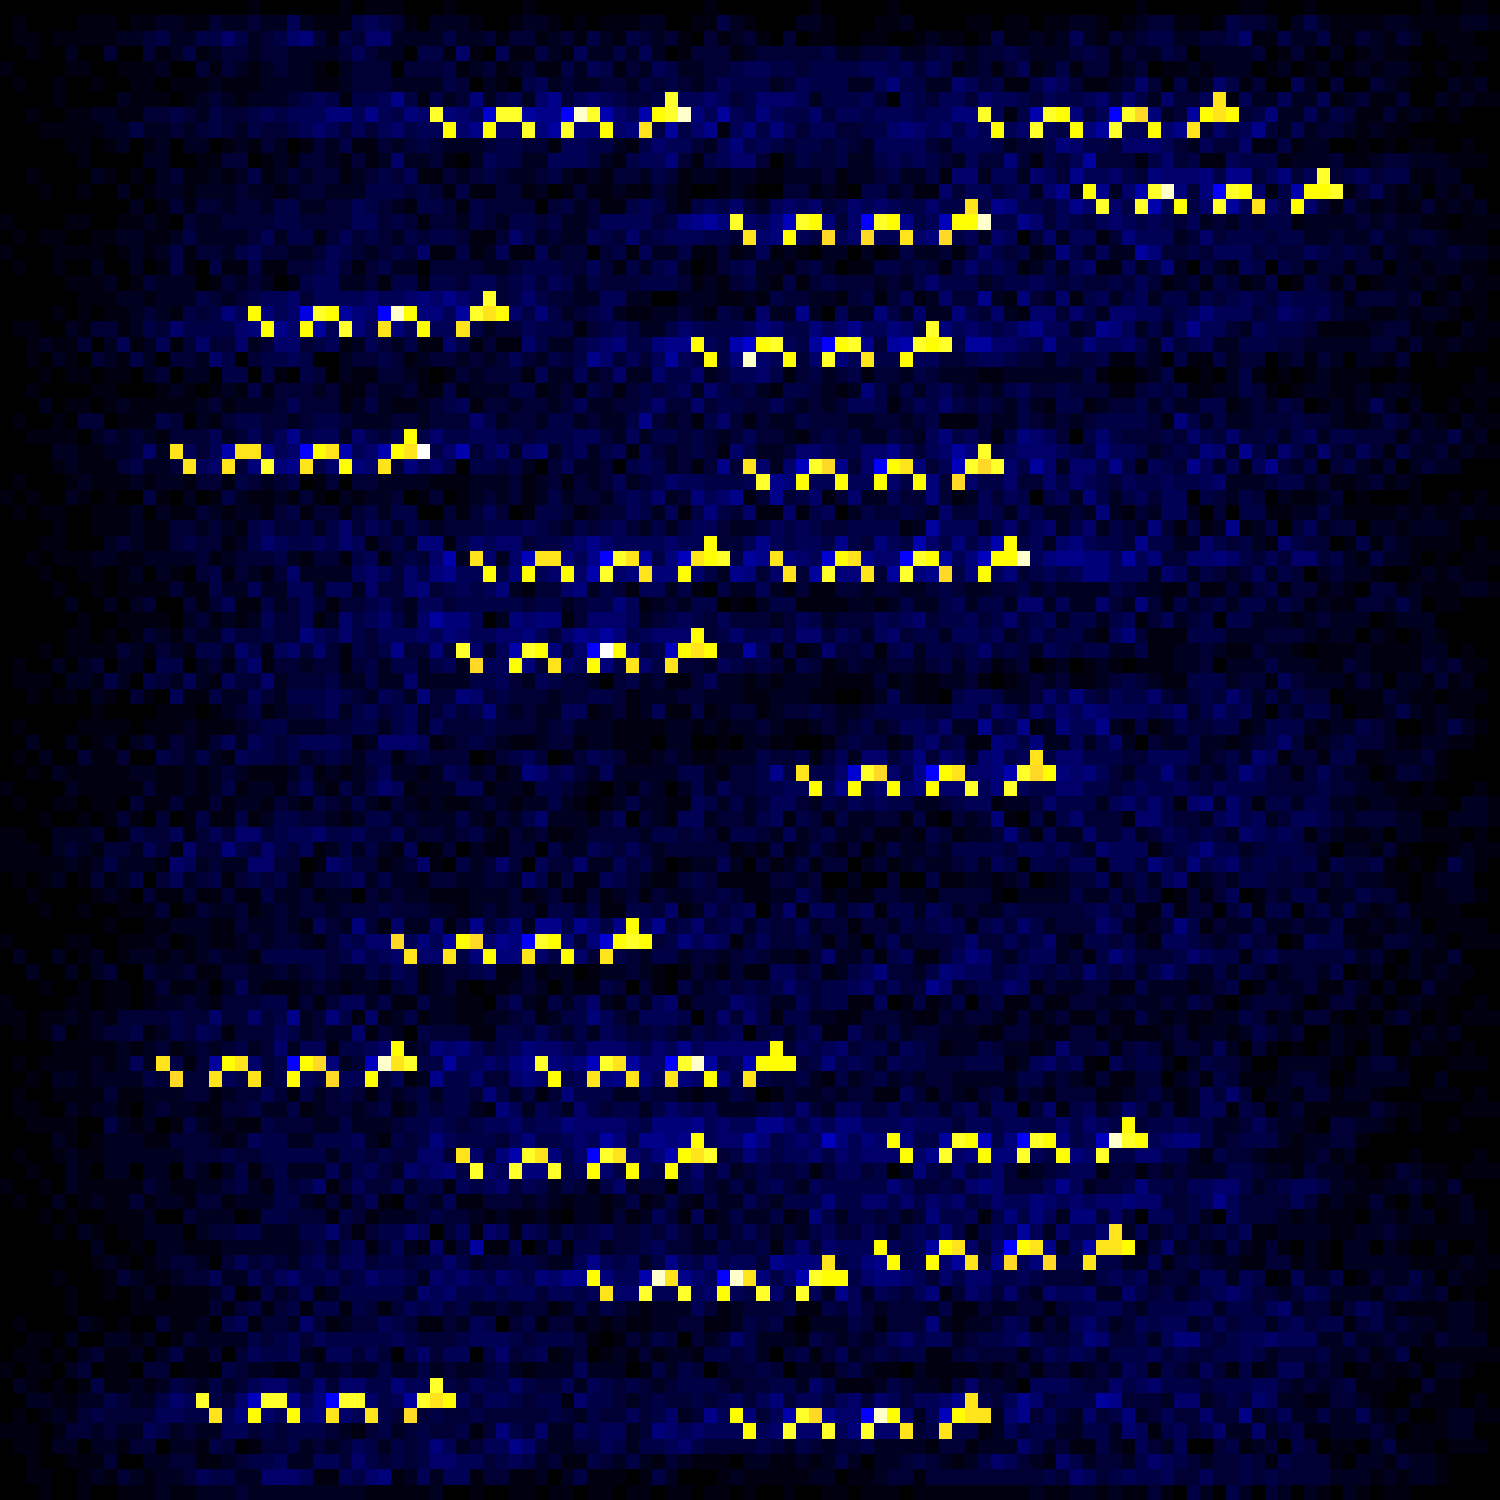

The Python source for this figure:
import numpy as np
from scipy import signal

lines, answer = [l.strip() for l in open('input')], 1
tiles = {lines[i][5:-1] : lines[i+1:i+11] for i in range(0, len(lines), 12)}
top, bot = lambda t: t[0], lambda t: t[-1]
left, right = lambda t: ''.join([l[0] for l in t]), lambda t: ''.join([l[-1] for l in t])

def match(tile_1, tile_2, side):
    if side == 'top':   return top(tile_1) == bot(tile_2)
    if side == 'bot':   return bot(tile_1) == top(tile_2)
    if side == 'left':  return left(tile_1) == right(tile_2)
    if side == 'right': return right(tile_1) == left(tile_2)

def flip(tile, axis):
    if axis == 'no' : return [l for l in tile]
    if axis == 'h': return [l[::-1] for l in tile]
    if axis == 'v': return [l for l in tile[::-1]]

def rotate(tile, angle): #clockwise
    if angle == 0:   return [l for l in tile]
    if angle == 90:  return [''.join(l) for l in list(zip(*tile[::-1]))]
    if angle == 180: return rotate(rotate(tile, 90), 90)
    if angle == 270: return rotate(rotate(rotate(tile, 90), 90), 90)


def tile_from_id_ex(_id_ex):
    _id, axis, angle = _id_ex.split('_') 
    return rotate(flip(tiles[_id], axis), int(angle))
    
def find_right_candidate(id_list):
    if len(id_list)%12 != 0: _id_ex = id_list[-1]
    else: _id_ex = id_list[-12]
    tile = tile_from_id_ex(_id_ex)
    for _id_ot in tiles:
        if _id_ot not in [l.split('_')[0] for l in id_list]:
            for angle in [0, 90, 180, 270]:   
                for axis in ['no', 'h']:
                    o_tile = rotate(flip(tiles[_id_ot], axis), angle)
                    if len(id_list)%12 != 0:
                        if right(tile) == left(o_tile):
                            return [_id_ot + '_' + axis + '_' + str(angle)]
                    elif bot(tile) == top(o_tile):
                        return [_id_ot + '_' + axis + '_' + str(angle)]
    return []

def explore(list_id):
    return list_id if find_right_candidate(list_id) == [] else explore(list_id + find_right_candidate(list_id))

list_id = explore(['1327_no_0'])

def reconstruct_image(list_id):
    image = np.zeros(shape = (12, 12, 8, 8))
    for i, _id_ex in enumerate(list_id):
        tile = tile_from_id_ex(_id_ex)
        tile_np = np.array([c=='#' for t in tile for c in t]).reshape(10, 10)[1:9,1:9]
        image[int(i//12), int(i%12)] = tile_np
    return np.concatenate(np.concatenate(image, axis = 1), axis = 1)

monster = np.array([[0,0,0,0,0,0,0,0,0,0,0,0,0,0,0,0,0,0,1,0],
                    [1,0,0,0,0,1,1,0,0,0,0,1,1,0,0,0,0,1,1,1],
                    [0,1,0,0,1,0,0,1,0,0,1,0,0,1,0,0,1,0,0,0]])

import matplotlib.pyplot as plt

image = [['#' if l == 1.0 else '.' for l in t] for t in reconstruct_image(list_id).tolist()]
for angle in [0, 90, 180, 270]:   
    for axis in ['no', 'h']:
        t_image = np.array([c=='#' for t in rotate(flip(image, axis), angle) for c in t]).reshape(12*8, 12*8)
        conv_result = signal.convolve2d(t_image, monster)
        if np.max(conv_result) == np.sum(monster): 
            sea = conv_result.copy()
            monster_count = np.sum(conv_result==np.sum(monster))

monster_positions = np.argwhere(sea == 15)
for monster_pos in monster_positions:
    monster_extent = sea[monster_pos[0]-1:monster_pos[0]+2, monster_pos[1]-10:monster_pos[1]+10]
    if np.shape(monster_extent) == (3, 20):
        sea[monster_pos[0]-1:monster_pos[0]+2, monster_pos[1]-10:monster_pos[1]+10] |= monster*50
fig = plt.figure(frameon=False)
fig.set_size_inches(5, 5)
ax = plt.Axes(fig, [0., 0., 1., 1.])
ax.set_axis_off()
fig.add_axes(ax)
ax.imshow(sea, aspect='auto', cmap = 'gnuplot2')
fig.savefig('monsters.png', bbox_inches='tight',transparent=True, pad_inches=0, dpi = 300) 